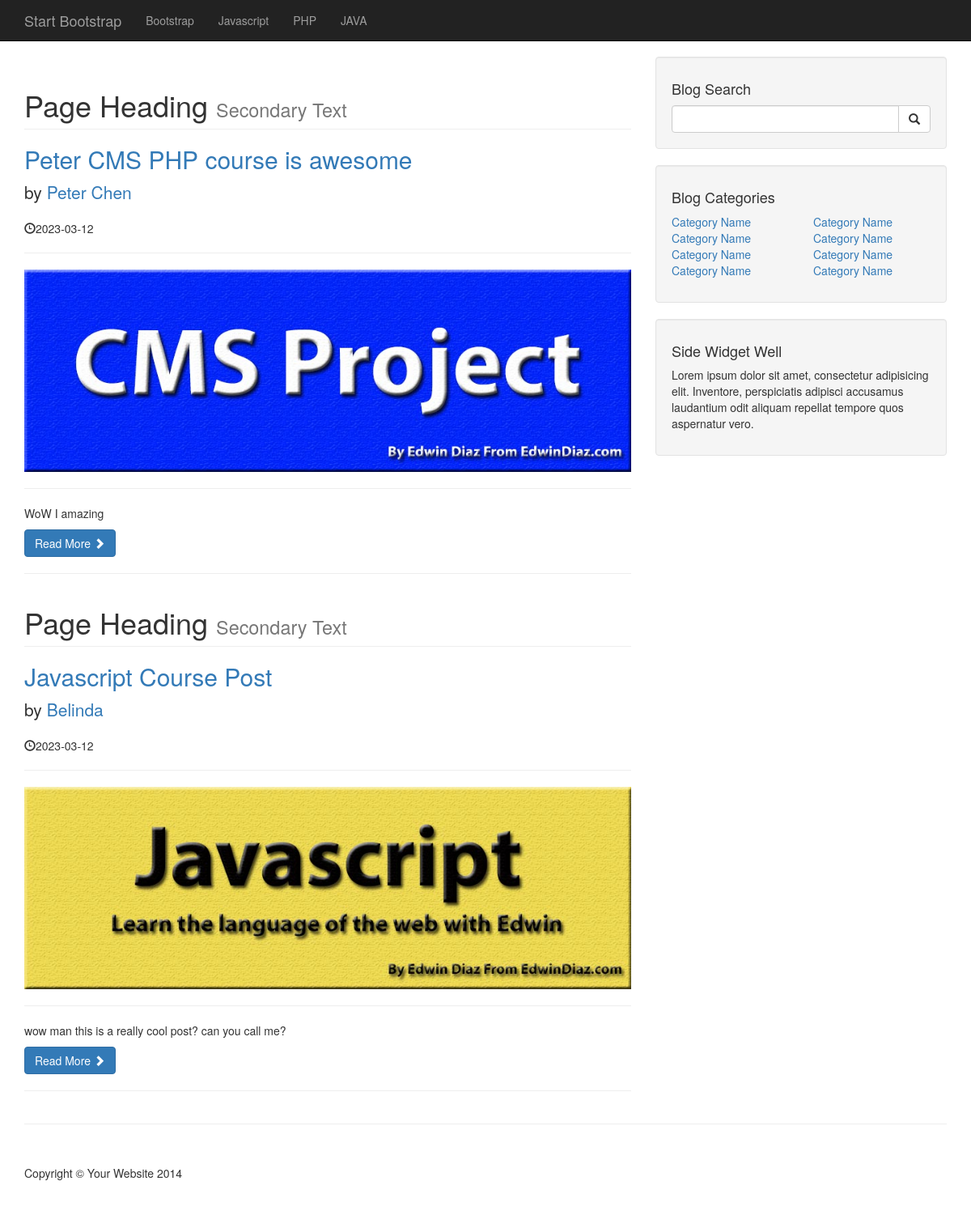
The page / on the database its author committed.
### tables this page shows
CREATE TABLE `categories` (
  `cat_id` int(3) NOT NULL,
  `cat_title` varchar(255) NOT NULL
);

CREATE TABLE `posts` (
  `post_id` int(3) NOT NULL,
  `post_category_id` int(3) NOT NULL,
  `post_title` varchar(255) NOT NULL,
  `post_author` varchar(255) NOT NULL,
  `post_date` date NOT NULL,
  `post_image` text NOT NULL,
  `post_content` text NOT NULL,
  `post_tags` varchar(255) NOT NULL,
  `post_comment_count` int(255) NOT NULL,
  `post_status` varchar(255) NOT NULL DEFAULT 'draft'
);

### index.php (the view)
<?php
include("./includes/db.php");
include("./includes/header.php");
?>
<?php
include("./includes/navigation.php");
?>
<div class="container">
    <div class="row">
        <div class="col-md-8">
            <?php
                $query = "SELECT * FROM posts";
                $select_all_posts_query = mysqli_query($connection,$query);
                while($row = mysqli_fetch_assoc($select_all_posts_query)){
                    $post_title = $row['post_title'];
                    $post_author = $row['post_author'];
                    $post_date = $row['post_date'];
                    $post_image = $row['post_image'];
                    $post_content = $row['post_content'];
?>
            <h1 class="page-header">
                Page Heading
                <small>Secondary Text</small>
            </h1>
            <h2>
                <a href="#"><?= $post_title ?></a>
            </h2>
            <p class="lead">
                by <a href="index.php"><?= $post_author ?></a>
            </p>
            <p><span class="glyphicon glyphicon-time"></span><?= $post_date ?></p>
            <hr>
            <img class="img-responsive" src="./images/<?= $post_image ?>" alt="">
            <hr>
            <p><?= $post_content ?></p>
            <a class="btn btn-primary" href="#">Read More <span class="glyphicon glyphicon-chevron-right"></span></a>
            <hr>
            <?php } ?>
        </div>
        <?php
            include("./includes/sidebar.php");
        ?>
    </div>
    <hr>
    <?php include("./includes/footer.php"); ?>

### includes/header.php (shortened to what this page needs)
<!DOCTYPE html>
<html lang="en">
<head>
    <link href="css/bootstrap.min.css" rel="stylesheet">
    <link href="css/blog-home.css" rel="stylesheet">
</head>
<body>

### includes/navigation.php (shortened to what this page needs)
<nav class="navbar navbar-inverse navbar-fixed-top" role="navigation">
    <div class="container">
        <div class="navbar-header">
            <a class="navbar-brand" href="#">Start Bootstrap</a>
        </div>
        <div class="collapse navbar-collapse" id="bs-example-navbar-collapse-1">
            <ul class="nav navbar-nav">
                <?php
                    $query = "SELECT * FROM categories";
                    $selsct_all_categories_query = mysqli_query($connection,$query);
                    while($row = mysqli_fetch_assoc($selsct_all_categories_query)){
                        $cat_title = $row['cat_title'];
                        echo "<li><a href='#'>{$cat_title}</a></li>";
                    }
                ?>
            </ul>
        </div>
    </div>
</nav>

### includes/sidebar.php
<div class="col-md-4">
    <div class="well">
        <h4>Blog Search</h4>
        <form action="search.php" method="post">
            <div class="input-group">
                <input name="search" type="text" class="form-control">
                <span class="input-group-btn">
                    <button name="submit" class="btn btn-default" type="submit">
                        <span class="glyphicon glyphicon-search"></span>
                    </button>
                </span>
            </div>
        </form>
    </div>
    <div class="well">
        <h4>Blog Categories</h4>
        <div class="row">
            <div class="col-lg-6">
                <ul class="list-unstyled">
                    <li><a href="#">Category Name</a>
                    </li>
                    <li><a href="#">Category Name</a>
                    </li>
                    <li><a href="#">Category Name</a>
                    </li>
                    <li><a href="#">Category Name</a>
                    </li>
                </ul>
            </div>
            <div class="col-lg-6">
                <ul class="list-unstyled">
                    <li><a href="#">Category Name</a>
                    </li>
                    <li><a href="#">Category Name</a>
                    </li>
                    <li><a href="#">Category Name</a>
                    </li>
                    <li><a href="#">Category Name</a>
                    </li>
                </ul>
            </div>
        </div>
    </div>
    <div class="well">
        <h4>Side Widget Well</h4>
        <p>Lorem ipsum dolor sit amet, consectetur adipisicing elit. Inventore, perspiciatis adipisci accusamus
            laudantium odit aliquam repellat tempore quos aspernatur vero.</p>
    </div>
</div>

### includes/footer.php (shortened to what this page needs)
<footer>
    <div class="row">
        <div class="col-lg-12">
            <p>Copyright &copy; Your Website 2014</p>
        </div>
    </div>
</footer>
</div>
</body>
</html>

### css/blog-home.css (style rules this page uses)
body { padding-top: 70px; }
footer { margin: 50px 0; }

### rows shown on the page
categories: cat_title "Bootstrap"
categories: cat_title "Javascript"
categories: cat_title "PHP"
categories: cat_title "JAVA"
posts: post_title "Peter CMS PHP course is awesome", post_author "Peter Chen", post_date "2023-03-12", post_image (picture), post_content "WoW I amazing"
posts: post_title "Javascript Course Post", post_author "Belinda", post_date "2023-03-12", post_image (picture), post_content "wow man this is a really cool post? can you call me?"
